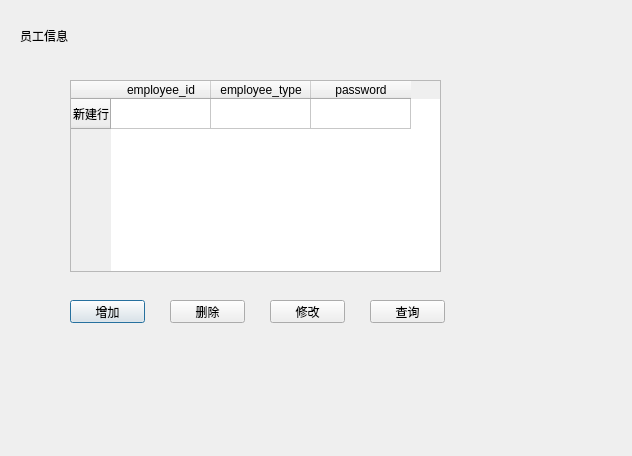
<?xml version="1.0" encoding="UTF-8"?>
<ui version="4.0">
 <class>employee</class>
 <widget class="QDialog" name="employee">
  <property name="geometry">
   <rect>
    <x>0</x>
    <y>0</y>
    <width>632</width>
    <height>456</height>
   </rect>
  </property>
  <property name="windowTitle">
   <string>Dialog</string>
  </property>
  <widget class="QLabel" name="label">
   <property name="geometry">
    <rect>
     <x>20</x>
     <y>10</y>
     <width>91</width>
     <height>51</height>
    </rect>
   </property>
   <property name="text">
    <string>员工信息</string>
   </property>
  </widget>
  <widget class="QTableWidget" name="tableWidget">
   <property name="geometry">
    <rect>
     <x>70</x>
     <y>80</y>
     <width>371</width>
     <height>192</height>
    </rect>
   </property>
   <row>
    <property name="text">
     <string>新建行</string>
    </property>
   </row>
   <column>
    <property name="text">
     <string>employee_id</string>
    </property>
   </column>
   <column>
    <property name="text">
     <string>employee_type</string>
    </property>
   </column>
   <column>
    <property name="text">
     <string>password</string>
    </property>
   </column>
   <item row="0" column="0">
    <property name="text">
     <string/>
    </property>
   </item>
   <item row="0" column="1">
    <property name="text">
     <string/>
    </property>
   </item>
   <item row="0" column="2">
    <property name="text">
     <string/>
    </property>
   </item>
  </widget>
  <widget class="QPushButton" name="eaddButton">
   <property name="geometry">
    <rect>
     <x>70</x>
     <y>300</y>
     <width>75</width>
     <height>23</height>
    </rect>
   </property>
   <property name="text">
    <string>增加</string>
   </property>
  </widget>
  <widget class="QPushButton" name="edelButton_2">
   <property name="geometry">
    <rect>
     <x>170</x>
     <y>300</y>
     <width>75</width>
     <height>23</height>
    </rect>
   </property>
   <property name="text">
    <string>删除</string>
   </property>
  </widget>
  <widget class="QPushButton" name="emodButton_3">
   <property name="geometry">
    <rect>
     <x>270</x>
     <y>300</y>
     <width>75</width>
     <height>23</height>
    </rect>
   </property>
   <property name="text">
    <string>修改</string>
   </property>
  </widget>
  <widget class="QPushButton" name="equeButton_4">
   <property name="geometry">
    <rect>
     <x>370</x>
     <y>300</y>
     <width>75</width>
     <height>23</height>
    </rect>
   </property>
   <property name="text">
    <string>查询</string>
   </property>
  </widget>
 </widget>
 <resources/>
 <connections/>
</ui>
